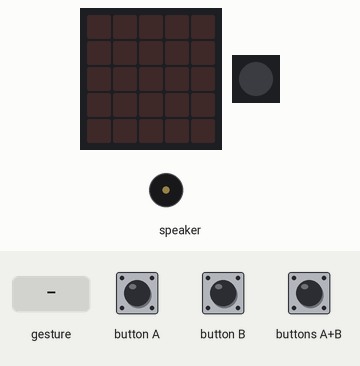
Bench run of a program on a simulated Calliope mini (MakeCode). Shown: the board's 5×5 LED display, 1 RGB LEDs in strip order, left to right, buzzer (waves = sounding). The test bench sets the inputs (shaded band). A tilt is held for 1.5 s and a shake lasts 1 s, then the board lies face up again.

Above: at 1.2 s.
1.3 s: gesture 'shake'
At 1.78 s:
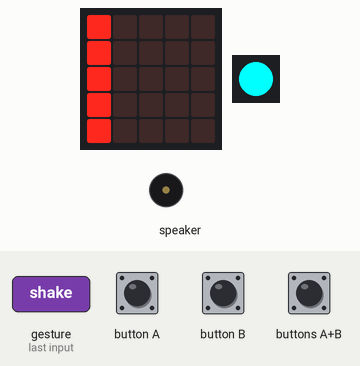
At 2.21 s:
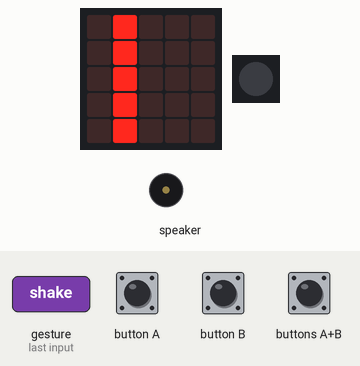
4.3 s: gesture 'shake'
At 4.79 s:
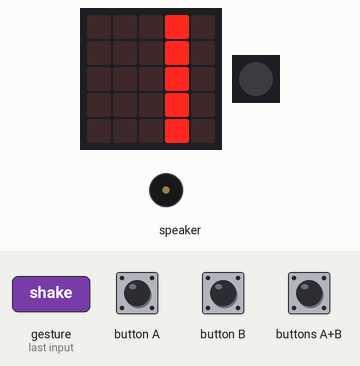
Timing chart, 0 to 7.3 s (numbered marks = the images above; inputs shaded):
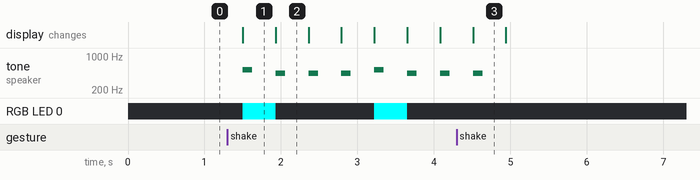

The program:

main.ts
```typescript
input.onButtonPressed(Button.A, function () {
    Taktart = 2
})
input.onGesture(Gesture.Shake, function () {
    if (Metronom == 0) {
        Metronom = 1
    } else {
        Metronom = 0
    }
})
input.onButtonPressed(Button.AB, function () {
    Taktart = 4
})
input.onButtonPressed(Button.B, function () {
    Taktart = 3
})
let Schlag = 0
let Metronom = 0
let Taktart = 0
let Tempo = 300
Taktart += 4
Metronom = 0
basic.forever(function () {
    while (Metronom == 1) {
        Schlag = 0
        for (let index = 0; index < Taktart; index++) {
            led.plot(Schlag, 0)
            led.plot(Schlag, 1)
            led.plot(Schlag, 2)
            led.plot(Schlag, 3)
            led.plot(Schlag, 4)
            if (Schlag == 0) {
                basic.setLedColor(0x00ffff)
                music.playTone(523, music.beat(BeatFraction.Quarter))
            }
            if (Schlag != 0) {
                basic.turnRgbLedOff()
                music.playTone(440, music.beat(BeatFraction.Quarter))
            }
            if (input.isGesture(Gesture.TiltLeft)) {
                Tempo += 18
            }
            if (input.isGesture(Gesture.TiltRight)) {
                Tempo += -18
            }
            if (input.isGesture(Gesture.LogoUp)) {
                Tempo += 30
            }
            if (input.isGesture(Gesture.LogoDown)) {
                Tempo += -30
            }
            basic.pause(Tempo)
            led.toggle(Schlag, 0)
            led.toggle(Schlag, 1)
            led.toggle(Schlag, 2)
            led.toggle(Schlag, 3)
            led.toggle(Schlag, 4)
            Schlag += 1
        }
    }
})
```

test.ts
```typescript
// Hier kann man Tests durchführen; diese Datei wird nicht kompiliert, wenn dieses Paket als Erweiterung verwendet wird.
```

Measured:
- after the input at 1.3 s, tone on speaker: plays 523 Hz for 0.13 s, 440 Hz for 0.13 s, 440 Hz for 0.13 s, 440 Hz for 0.13 s, 523 Hz for 0.13 s, 440 Hz for 0.13 s … (7 notes in this stretch), starting after 0.20 s; RGB LED 0: alternates RGB(0, 255, 255) for 0.43 s and off for 1.3 s, starting after 0.20 s; the display: changes after 0.20 s (image 1)
- after the input at 4.3 s, tone on speaker: goes on until 4.6 s, then stays silent
- what the display in image 1 shows lasts 0.4 s, from 1.5 s to 1.9 s
